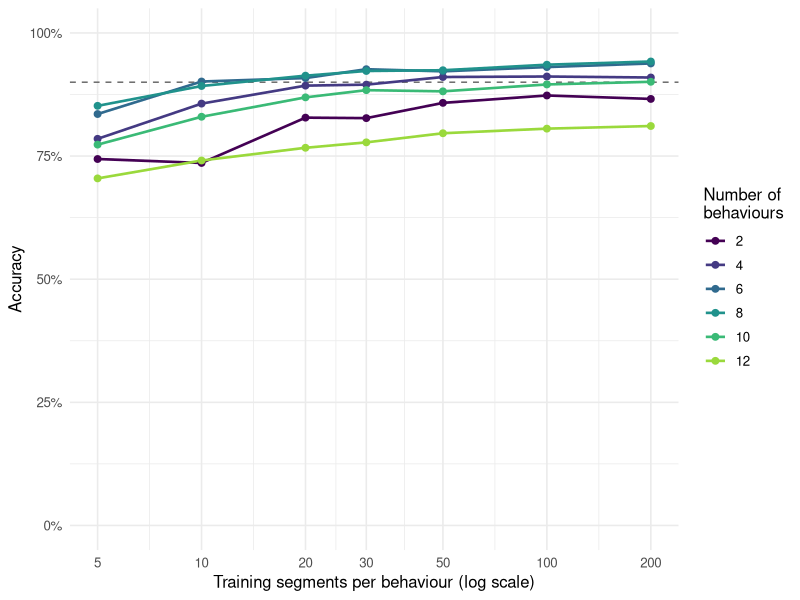
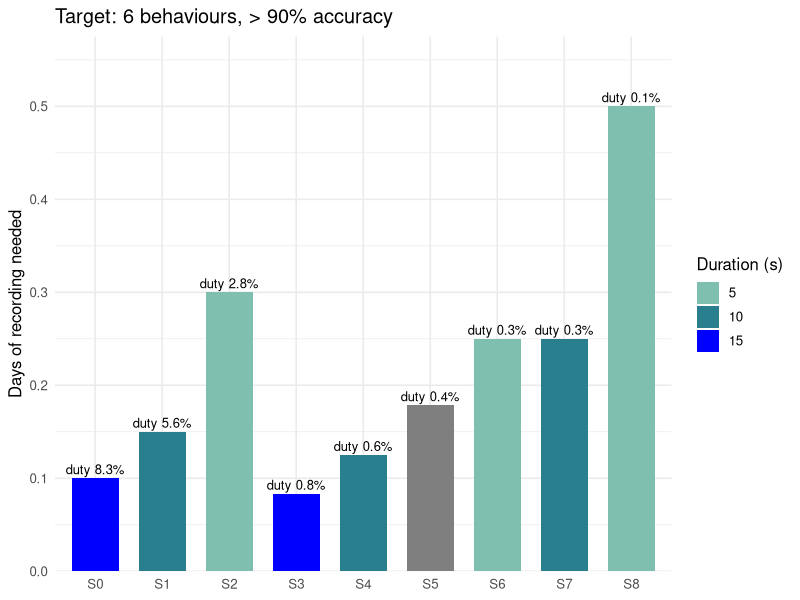

R code for these plots, in order:
## ---- chunk 1
#| message: false
#| warning: false
library(randomForest)
library(ggplot2)
library(dplyr)
library(tidyr)
library(knitr)
set.seed(1)

fs      <- 25   # readings per second (Hz)
seg_len <- 1    # segment length (s)
n_samp  <- fs * seg_len
## ---- chunk 2
#| message: false
#| warning: false
beh <- data.frame(
  freq = c(0.5, 1, 2, 3, 4, 5, 6, 7, 8, 1.5, 3.5, 6.5),
  amp  = c(0.1, 0.3, 0.8, 0.5, 1.2, 0.7, 1.5, 0.9, 2.0, 0.5, 0.9, 1.2)
)

sim_seg <- function(freq, amp, noise = 0.3) {
  f  <- freq * runif(1, 0.9, 1.1)
  a  <- amp  * runif(1, 0.7, 1.3)
  t  <- (0:(n_samp - 1)) / fs
  ph <- runif(1, 0, 2 * pi)
  cbind(x = a * sin(2 * pi * f * t + ph) + rnorm(n_samp, 0, noise),
        y = .5 * a * sin(2 * pi * f * t + ph + 1) + rnorm(n_samp, 0, noise),
        z = 1 + .3 * a * sin(2 * pi * 2 * f * t) + rnorm(n_samp, 0, noise))
}

# 3 simple numbers per axis: mean, variation (SD), main frequency
features <- function(m) unlist(lapply(1:3, function(i) {
  v  <- m[, i]
  sp <- Mod(fft(v - mean(v)))[2:floor(n_samp / 2)]
  c(mean(v), sd(v), which.max(sp) / seg_len)
}))

sim_data <- function(K, n_per) {
  X <- do.call(rbind, lapply(1:K, function(k)
    t(replicate(n_per, features(sim_seg(beh$freq[k], beh$amp[k]))))))
  data.frame(X, y = factor(rep(1:K, each = n_per)))
}
## ---- chunk 3
#| message: false
#| warning: false
grid <- expand.grid(K = c(2, 4, 6, 8, 10, 12),
                    n_per = c(5, 10, 20, 30, 50, 100, 200))

grid$acc <- sapply(seq_len(nrow(grid)), function(i) {
  mean(replicate(5, {
    tr <- sim_data(grid$K[i], grid$n_per[i])
    te <- sim_data(grid$K[i], 100)
    mean(predict(randomForest(y ~ ., tr), te) == te$y)
  }))
})
## ---- chunk 4
#| message: false
#| warning: false
#| fig-cap: "Accuracy increases with more training segments, and drops when more behaviours must be separated. Dashed line = 90% goal."
#| fig-width: 7
#| fig-height: 4.5
ggplot(grid, aes(n_per, acc, colour = factor(K))) +
  geom_hline(yintercept = 0.9, lty = 2, colour = "grey40") +
  geom_line(linewidth = 0.9) + geom_point(size = 2) +
  scale_x_log10(breaks = unique(grid$n_per)) +
  scale_y_continuous(labels = scales::percent, limits = c(0, 1)) +
  scale_colour_viridis_d(end = 0.85) +
  labs(x = "Training segments per behaviour (log scale)",
       y = "Accuracy", colour = "Number of\nbehaviours") +
  theme_minimal(base_size = 12)
## ---- chunk 5
#| message: false
#| warning: false
need <- grid |>
  group_by(K) |>
  summarise(n_per = if (any(acc >= 0.9)) min(n_per[acc >= 0.9]) else NA_real_) |>
  mutate(sec_needed     = K * n_per * seg_len,   # total seconds of training ACC
         samples_needed = sec_needed * fs)       # total ACC samples

need |>
  transmute(`Number of behaviours` = K,
            `Segments per behaviour` = n_per,
            `Total seconds required` = sec_needed,
            `Total samples required` = samples_needed) |>
  kable()
## ---- chunk 6
#| message: false
#| warning: false
scen <- tribble(
  ~scenario, ~interval_s, ~duration_s, ~window_h,
  "S0",         180,          15,          2,
  "S1",         180,          10,          2,
  "S2",         180,           5,          2,
  "S3",        1800,          15,         24,
  "S4",        1800,          10,         24,
  "S5",        1800,           7,         24,
  "S6",        1800,           5,         24,
  "S7",        3600,          10,         24,
  "S8",        3600,           5,         24
) |>
  mutate(bursts_day = floor(window_h * 3600 / interval_s),
         sec_day    = bursts_day * duration_s,    # ACC seconds collected per day
         duty_cycle = duration_s / interval_s)
## ---- chunk 7
#| message: false
#| warning: false
target_K <- 6
## ---- chunk 8
#| message: false
#| warning: false
req <- need |> filter(K == target_K)

# most behaviours each scenario can reach (> 90%) in 1 or 7 days
max_beh <- function(sec_available) {
  ok <- need |> filter(!is.na(sec_needed), sec_needed <= sec_available)
  if (nrow(ok) == 0) 0 else max(ok$K)
}

summary_tab <- scen |>
  rowwise() |>
  mutate(days_needed   = req$sec_needed / sec_day,
         max_beh_1day  = max_beh(sec_day),
         max_beh_7days = max_beh(sec_day * 7)) |>
  ungroup() |>
  mutate(samples_needed = req$samples_needed)

summary_tab |>
  transmute(Scenario = scenario,
            `Interval (s)` = interval_s,
            `Duration (s)` = duration_s,
            `Recording window (h/day)` = window_h,
            `ACC seconds per day` = sec_day,
            `Days needed` = round(days_needed, 1),
            `Max behaviours in 1 day` = max_beh_1day,
            `Max behaviours in 7 days` = max_beh_7days,
            `Duty cycle` = scales::percent(duty_cycle, accuracy = 0.1),
            `ACC samples needed (> 90%)` = samples_needed) |>
  kable(caption = paste0("Summary for ", target_K,
        " behaviours. 'Days needed' = days of tag recording to collect the required training data (assuming all behaviours occur equally often)."))
## ---- chunk 9
#| message: false
#| warning: false
#| fig-cap: "Days of recording needed to reach > 90% accuracy. Labels show the duty cycle."
#| fig-width: 7
#| fig-height: 4
ggplot(summary_tab, aes(scenario, days_needed, fill = factor(duration_s))) +
  geom_col(width = 0.7) +
  geom_text(aes(label = paste0("duty ", scales::percent(duty_cycle, accuracy = 0.1))),
            vjust = -0.4, size = 3.3) +
  scale_fill_manual(values = c("5" = "#7fbfb0", "10" = "#2a7f8f", "15" = "blue"),
                    name = "Duration (s)") +
  scale_y_continuous(expand = expansion(mult = c(0, 0.15))) +
  labs(x = NULL, y = "Days of recording needed",
       title = paste("Target:", target_K, "behaviours, > 90% accuracy")) +
  theme_minimal(base_size = 12)
